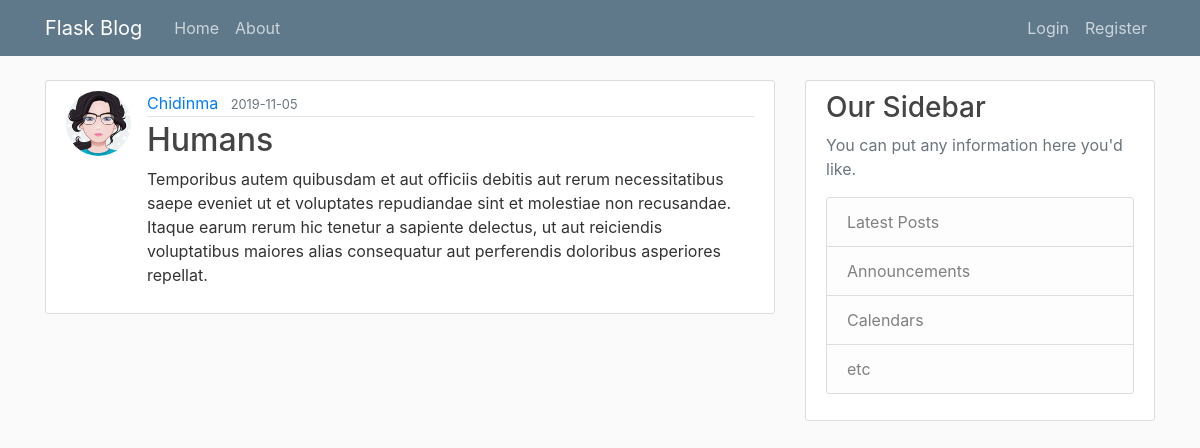
Screenshot of /post/3 with the database file from the repository.
### flaskblog/models.py (models this page shows, shortened)
class User(db.Model, UserMixin):
    id = db.Column(db.Integer, primary_key=True)
    username = db.Column(db.String(20), unique=True, nullable=False)
    email = db.Column(db.String(120), unique=True, nullable=False)
    image_file = db.Column(db.String(20), nullable=False, default='default.jpg')
    password = db.Column(db.String(60), nullable=False)
    posts = db.relationship('Post', backref='author', lazy=True)

class Post(db.Model):
    id = db.Column(db.Integer, primary_key=True)
    title = db.Column(db.String(100), nullable=False)
    date_posted = db.Column(db.DateTime, nullable=False, default=datetime.utcnow)
    content = db.Column(db.Text(), nullable=False)
    user_id = db.Column(db.Integer, db.ForeignKey('user.id'), nullable=False)

### flaskblog/routes.py (the view)
@app.route('/post/<int:post_id>')
def post(post_id):
    post = Post.query.get_or_404(post_id)
    return render_template('post.html', title='Post', post=post)

### flaskblog/templates/post.html (shortened to what this page needs)
{% extends "layout.html" %}
{% block content %}
    <article class="media content-section">
        <img src="{{ url_for('static', filename='profile_pictures/' + post.author.image_file) }}" alt="user profile picture" class="rounded-circle article-img">
        <div class="media-body">
            <div class="article-metadata">
                <a class="mr-2" href="{{ url_for('author_posts', username=post.author.username) }}">{{ post.author.username }}</a>
                <small class="text-muted">{{ post.date_posted.strftime('%Y-%m-%d') }}</small>
            </div>
            <h2 class="article-title">{{ post.title }}</h2>
            <p class="article-content">{{ post.content }}</p>
        </div>
    </article>
{% endblock content %}

### flaskblog/static/main.css (style rules this page uses)
body { background: #fafafa; color: #333333; margin-top: 5rem; }
h1, h2, h3, h4, h5, h6 { color: #444444; }
.content-section { background: #ffffff; padding: 10px 20px; border: 1px solid #dddddd; border-radius: 3px; margin-bottom: 20px; }
.article-title { color: #444444; }
.article-content { white-space: pre-line; }
.article-img { height: 65px; width: 65px; margin-right: 16px; }
.article-metadata { padding-bottom: 1px; margin-bottom: 4px; border-bottom: 1px solid #e3e3e3 }

### rows the page displays
User: image_file (picture), author.username "Chidinma"
Post: date_posted "2019-11-05", title "Humans", content "Temporibus autem quibusdam et aut officiis debitis aut rerum necessitatibus saepe eveniet ut et voluptates repudiandae sint et molestiae non recusandae. Itaque earum rerum hic tenetur a sapiente delectus, ut aut reiciendis voluptatibus maiores alias consequatur aut perferendis doloribus asperiores repellat."
